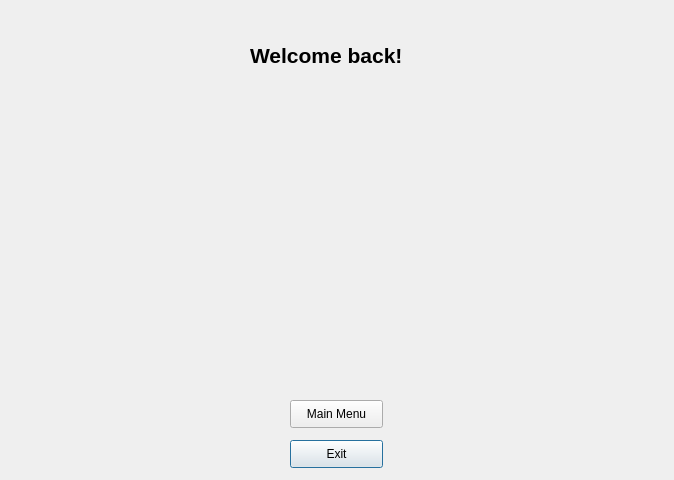
<?xml version="1.0" encoding="UTF-8"?>
<ui version="4.0">
 <class>EndTrip</class>
 <widget class="QDialog" name="EndTrip">
  <property name="geometry">
   <rect>
    <x>0</x>
    <y>0</y>
    <width>674</width>
    <height>480</height>
   </rect>
  </property>
  <property name="windowTitle">
   <string>Dialog</string>
  </property>
  <widget class="QLabel" name="endTitle">
   <property name="geometry">
    <rect>
     <x>250</x>
     <y>20</y>
     <width>291</width>
     <height>71</height>
    </rect>
   </property>
   <property name="text">
    <string>&lt;html&gt;&lt;head/&gt;&lt;body&gt;&lt;p&gt;&lt;span style=&quot; font-size:16pt; font-weight:600;&quot;&gt;Welcome back!&lt;/span&gt;&lt;/p&gt;&lt;/body&gt;&lt;/html&gt;</string>
   </property>
  </widget>
  <widget class="QPushButton" name="exit">
   <property name="geometry">
    <rect>
     <x>290</x>
     <y>440</y>
     <width>93</width>
     <height>28</height>
    </rect>
   </property>
   <property name="text">
    <string>Exit</string>
   </property>
  </widget>
  <widget class="QLabel" name="numStadiums">
   <property name="geometry">
    <rect>
     <x>100</x>
     <y>140</y>
     <width>471</width>
     <height>31</height>
    </rect>
   </property>
   <property name="text">
    <string/>
   </property>
  </widget>
  <widget class="QLabel" name="distance">
   <property name="geometry">
    <rect>
     <x>110</x>
     <y>180</y>
     <width>451</width>
     <height>31</height>
    </rect>
   </property>
   <property name="text">
    <string>&lt;html&gt;&lt;head/&gt;&lt;body&gt;&lt;p&gt;&lt;br/&gt;&lt;/p&gt;&lt;/body&gt;&lt;/html&gt;</string>
   </property>
  </widget>
  <widget class="QPushButton" name="mainMenu">
   <property name="geometry">
    <rect>
     <x>290</x>
     <y>400</y>
     <width>93</width>
     <height>28</height>
    </rect>
   </property>
   <property name="text">
    <string>Main Menu</string>
   </property>
  </widget>
  <widget class="QLabel" name="total">
   <property name="geometry">
    <rect>
     <x>130</x>
     <y>230</y>
     <width>421</width>
     <height>31</height>
    </rect>
   </property>
   <property name="text">
    <string/>
   </property>
  </widget>
 </widget>
 <resources/>
 <connections/>
</ui>
